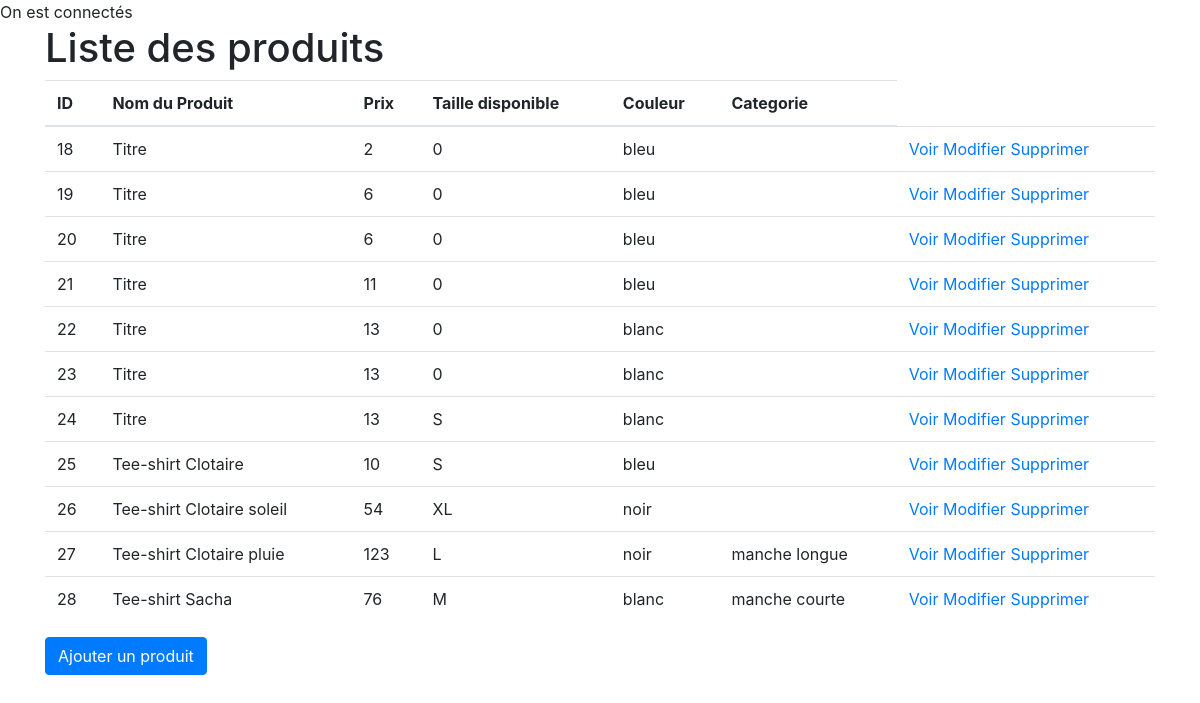
The app's page /admin.php, older data.
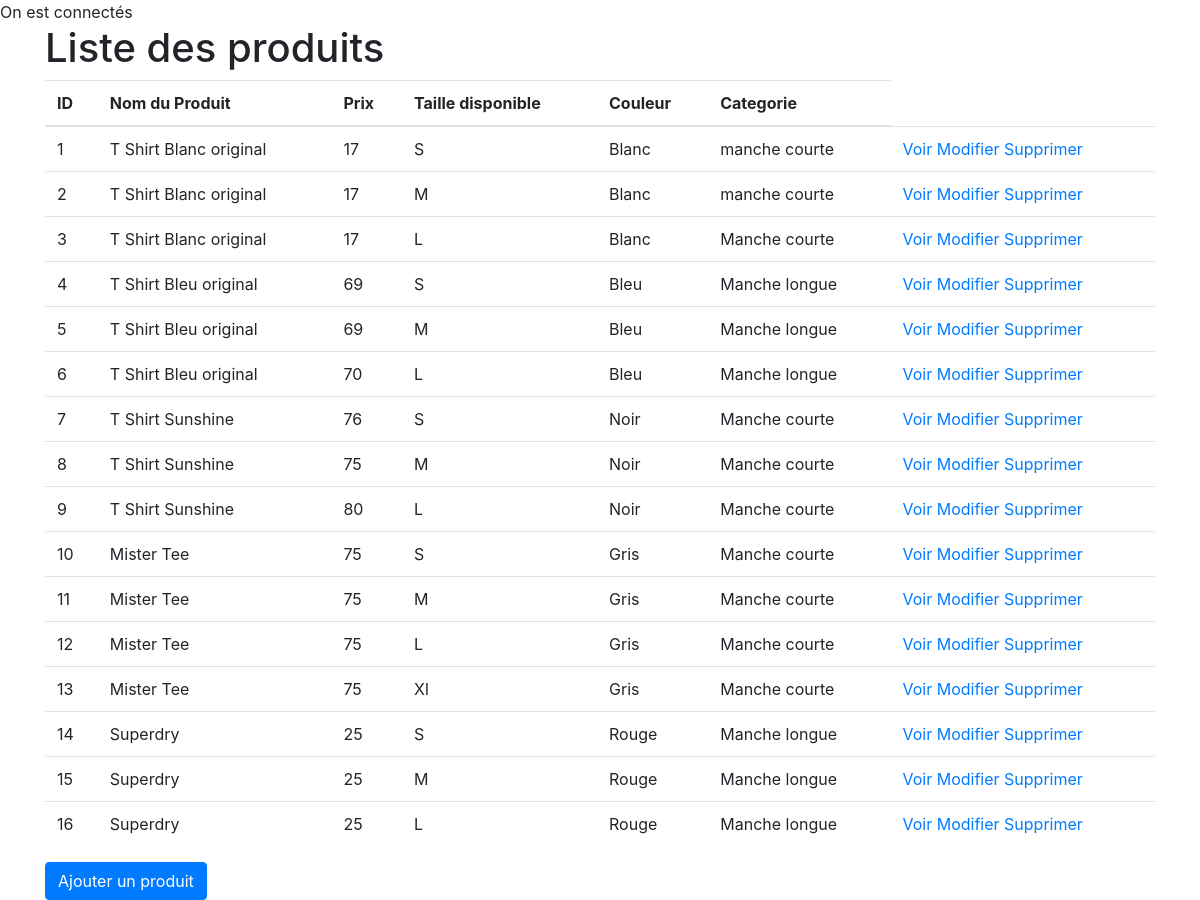
The same page, newer data.
### tables this page shows
CREATE TABLE `products` (
  `id` int NOT NULL,
  `name` varchar(255) NOT NULL,
  `price` int NOT NULL DEFAULT '0',
  `categorie` text,
  `size` text NOT NULL,
  `color` text NOT NULL,
  `sexe` text
);

### admin.php (the view, shortened to what this page needs)
<?php
require_once('connexion.php');
$sql = 'SELECT * FROM `products`';
$query = $db->prepare($sql);
$query->execute();
$result = $query->fetchAll(PDO::FETCH_ASSOC);
?>
<!DOCTYPE html>
<html lang="fr">
<head>
    <link rel="stylesheet" href="https://stackpath.bootstrapcdn.com/bootstrap/4.4.1/css/bootstrap.min.css">
</head>
<body>
    <main class="container">
        <div class="row">
            <section class="col-12">
                <h1>Liste des produits</h1>
                <table class="table">
                    <thead>
                        <th>ID</th>
                        <th>Nom du Produit</th>
                        <th>Prix</th>
                        <th>Taille disponible</th>
                        <th>Couleur</th>
                        <th>Categorie</th>
                    </thead>
                    <tbody>
                        <?php
                        foreach($result as $produit){
                        ?>
                            <tr>
                                <td><?= $produit['id'] ?></td>
                                <td><?= $produit['name'] ?></td>
                                <td><?= $produit['price'] ?></td>
                                <td><?= $produit['size'] ?></td>
                                <td><?= $produit['color'] ?></td>
                                <td><?= $produit['categorie'] ?></td>
                                <td><a href="details.php?id=<?= $produit['id'] ?>">Voir</a> <a href="edit.php?id=<?= $produit['id'] ?>">Modifier</a> <a href="delete.php?id=<?= $produit['id'] ?>">Supprimer</a></td>
                            </tr>
                        <?php
                        }
                        ?>
                    </tbody>
                </table>
                <a href="AddProduct.php" class="btn btn-primary">Ajouter un produit</a>
            </section>
        </div>
    </main>
</body>
</html>

Row changes from the older to the newer data that the page shows:
removed products: id "18", name "Titre", price "2", size "0", color "bleu"
removed products: id "19", name "Titre", price "6", size "0", color "bleu"
removed products: id "20", name "Titre", price "6", size "0", color "bleu"
removed products: id "21", name "Titre", price "11", size "0", color "bleu"
removed products: id "22", name "Titre", price "13", size "0", color "blanc"
removed products: id "23", name "Titre", price "13", size "0", color "blanc"
removed products: id "24", name "Titre", price "13", size "S", color "blanc"
removed products: id "25", name "Tee-shirt Clotaire", price "10", size "S", color "bleu"
removed products: id "26", name "Tee-shirt Clotaire soleil", price "54", size "XL", color "noir"
removed products: id "27", name "Tee-shirt Clotaire pluie", price "123", size "L", color "noir", categorie "manche longue"
removed products: id "28", name "Tee-shirt Sacha", price "76", size "M", color "blanc", categorie "manche courte"
added products: id "1", name "T Shirt Blanc original", price "17", size "S", color "Blanc", categorie "manche courte"
added products: id "2", name "T Shirt Blanc original", price "17", size "M", color "Blanc", categorie "manche courte"
added products: id "3", name "T Shirt Blanc original", price "17", size "L", color "Blanc", categorie "Manche courte"
added products: id "4", name "T Shirt Bleu original", price "69", size "S", color "Bleu", categorie "Manche longue"
added products: id "5", name "T Shirt Bleu original", price "69", size "M", color "Bleu", categorie "Manche longue"
added products: id "6", name "T Shirt Bleu original", price "70", size "L", color "Bleu", categorie "Manche longue"
added products: id "7", name "T Shirt Sunshine", price "76", size "S", color "Noir", categorie "Manche courte"
added products: id "8", name "T Shirt Sunshine", price "75", size "M", color "Noir", categorie "Manche courte"
added products: id "9", name "T Shirt Sunshine", price "80", size "L", color "Noir", categorie "Manche courte"
added products: id "10", name "Mister Tee", price "75", size "S", color "Gris", categorie "Manche courte"
added products: id "11", name "Mister Tee", price "75", size "M", color "Gris", categorie "Manche courte"
added products: id "12", name "Mister Tee", price "75", size "L", color "Gris", categorie "Manche courte"
added products: id "13", name "Mister Tee", price "75", size "Xl", color "Gris", categorie "Manche courte"
added products: id "14", name "Superdry", price "25", size "S", color "Rouge", categorie "Manche longue"
added products: id "15", name "Superdry", price "25", size "M", color "Rouge", categorie "Manche longue"
added products: id "16", name "Superdry", price "25", size "L", color "Rouge", categorie "Manche longue"
